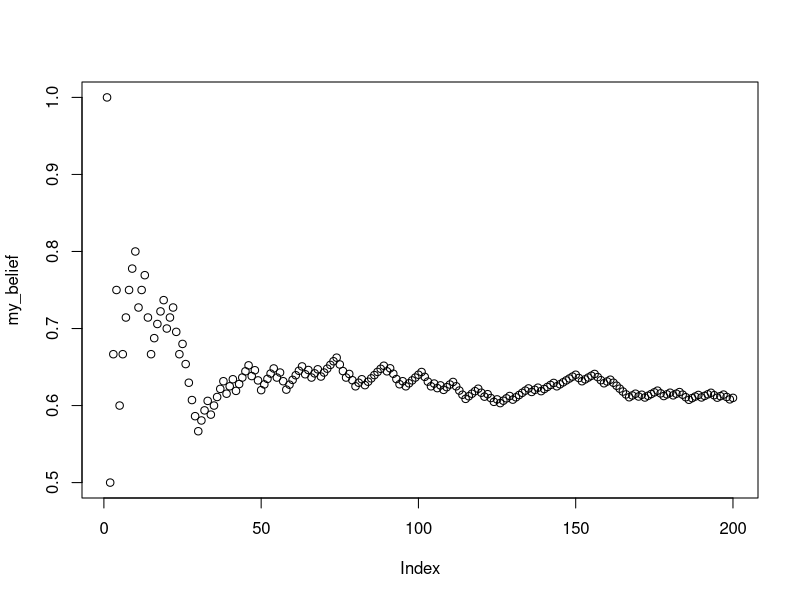
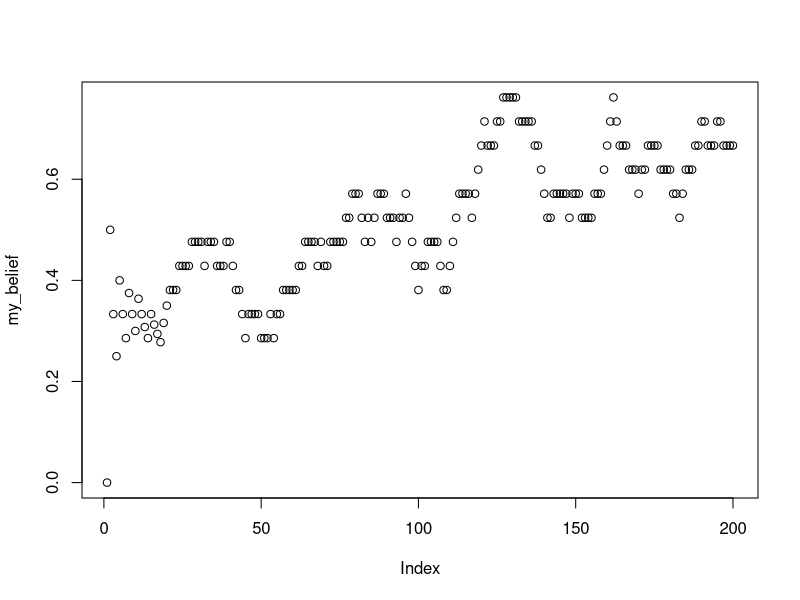

The R source for these figures, in order:
## ---- chunk 1
knitr::opts_chunk$set(
  collapse = TRUE,
  comment = "#>"
)
## ---- chunk 2
rolls <- sample(1:6,1000, replace=TRUE)
table(rolls)
## ---- chunk 3
one <- sample(1:6,1000, replace=TRUE)
two <- sample(1:6,1000, replace=TRUE)
combined <- one+two
table(combined)/1000
## ---- chunk 4
first <- rep(x= 1:6, each = 6)
second <- rep(x= 1:6, times = 6)
sum_rolls <- first+second
table(sum_rolls)/length(sum_rolls)

## compare
sim_result <- table(combined)/1000
true_probs <- table(sum_rolls)/length(sum_rolls)

## Difference
true_probs-sim_result
## ---- chunk 5
sample(c("A","B"), 20, replace = TRUE, prob = c(.8, .2))
## ---- chunk 6
letters

LETTERS
## ---- chunk 7
sample(letters,50,replace=TRUE)
## ---- chunk 8
my_letters <- sample(letters,50*5,replace=TRUE)

# turn the vector into a matrix with 5 columns
my_strings <- matrix(my_letters, ncol=5)

# each row is a word, need to collapse the column to create a string
paste(my_strings[1,], collapse="")

# loop to collapse all of the rows into words
random_strings <-c()
for(i in 1:dim(my_strings)[1]){
  random_strings[i] <- paste(my_strings[i,], collapse="")
}

random_strings
## ---- chunk 9
sim_results <- replicate(10000,
                         sample( c(1,0), 10, replace=TRUE)
                         )
number_of_heads <- colSums(sim_results)
table(number_of_heads)/10000

# alternative solution using rbinom

number_of_heads <- rbinom(10000,10,prob=.5)
table(number_of_heads)/10000

## ---- chunk 10
flips <- sample(c("H","T"), 10000, replace=TRUE)

sequence <- c()
for(i in 2:length(flips)){
  first_element <- flips[i-1]
  second_element <- flips[i]
  sequence[i-1] <- paste0(first_element,second_element)
}

table(sequence)/sum(table(sequence))

## 3 element sequences

flips <- sample(c("H","T"), 10000, replace=TRUE)

sequence <- c()
for(i in 3:length(flips)){
  first_element <- flips[i-2]
  second_element <- flips[i-1]
  third_element <- flips[i]
  sequence[i-1] <- paste0(first_element,
                          second_element,
                          third_element)
}

table(sequence)/sum(table(sequence))

## ---- chunk 11
simulated_sequence <- c(rbinom(100,1,.5),
                        rbinom(100,1,.6))
## ---- chunk 12
my_knowledge <- c()
my_belief <- c()
for(i in 1:length(simulated_sequence)){
  
    my_knowledge[i] <- simulated_sequence[i]
    my_belief[i] <- sum(my_knowledge)/length(my_knowledge)
    
}

plot(my_belief)

## ---- chunk 13

simulated_sequence <- c(rbinom(100,1,.5),
                        rbinom(100,1,.6))

my_knowledge <- c()
my_belief <- c()
for(i in 1:length(simulated_sequence)){
  
    my_knowledge[i] <- simulated_sequence[i]
    if(i <= 20){
      my_belief[i] <- sum(my_knowledge)/length(my_knowledge)
    }else{
      my_belief[i] <- sum(my_knowledge[i:(i-20)])/length(my_knowledge[i:(i-20)])
    }
    
}

plot(my_belief)

## ---- chunk 14
my_paragraph <- "This is a paragraph, with some stuff in it. This is another sentence in the paragraph"
the_letters <- unlist(strsplit(my_paragraph, split=""))
the_letters
